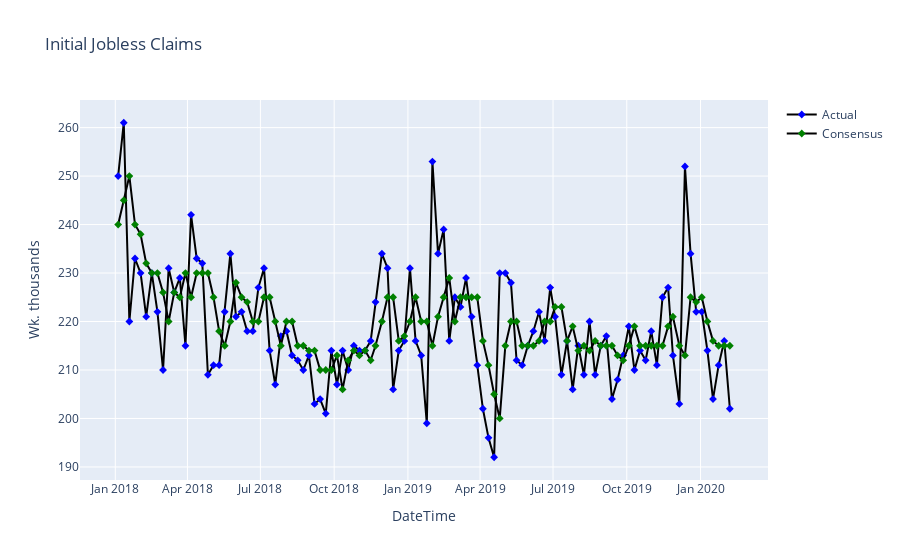

The code cell stored with this chart in its notebook:
### Code cell
vs.plotly_graph(data_raw['DateTime'], data_raw['Actual'], data_raw['Consensus'], data_raw.columns[1],
data_raw.columns[2], data_raw.columns[0], "Wk. thousands", "Initial Jobless Claims")
